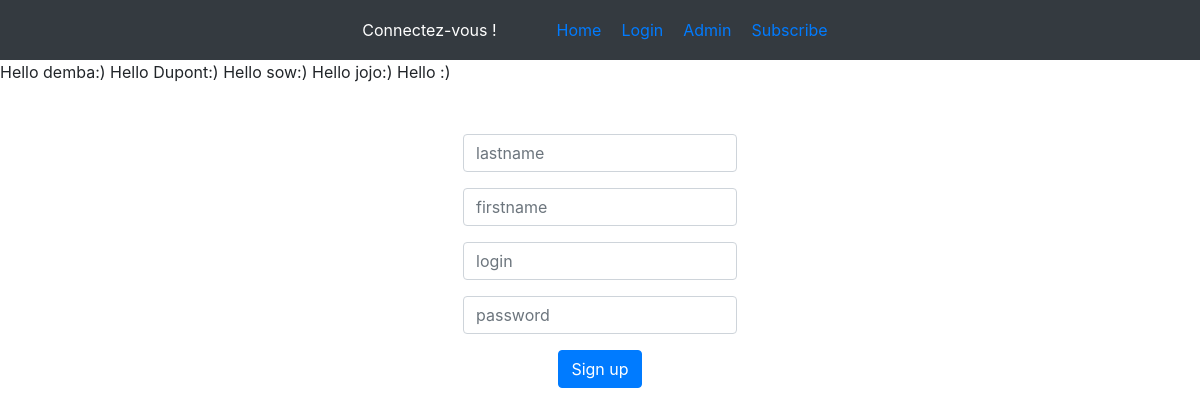
/subscribe.php, run on the app's committed database.
### tables this page shows
CREATE TABLE `user` (
  `id` int(11) NOT NULL,
  `lastname` varchar(30) NOT NULL,
  `firstname` varchar(30) NOT NULL,
  `login` varchar(30) NOT NULL,
  `password` varchar(255) NOT NULL
);

### src/register.php (the view, shortened to what this page needs)
<?php
$user = 'demba';
$password = 'password';
try {
    $db = new PDO('mysql:host=db;dbname=ipssi', $user, $password);
    $db->setAttribute(PDO::ATTR_ERRMODE, PDO::ERRMODE_EXCEPTION);
    $stmt = $db->query('SELECT * from user WHERE id');
    $data = $stmt->fetchAll();
	foreach($data as $row) {
    	echo ' Hello ' .$row['firstname']. ':) ';
    }
} catch (PDOException $e) {
    print "Erreur !: " . $e->getMessage() . "<br/>";
    die();
}

### src/style.css (style rules this page uses)
* { text-decoration: none; list-style: none; }

### data on the page
user: firstname "demba"
user: firstname "Dupont"
user: firstname "sow"
user: firstname "jojo"
